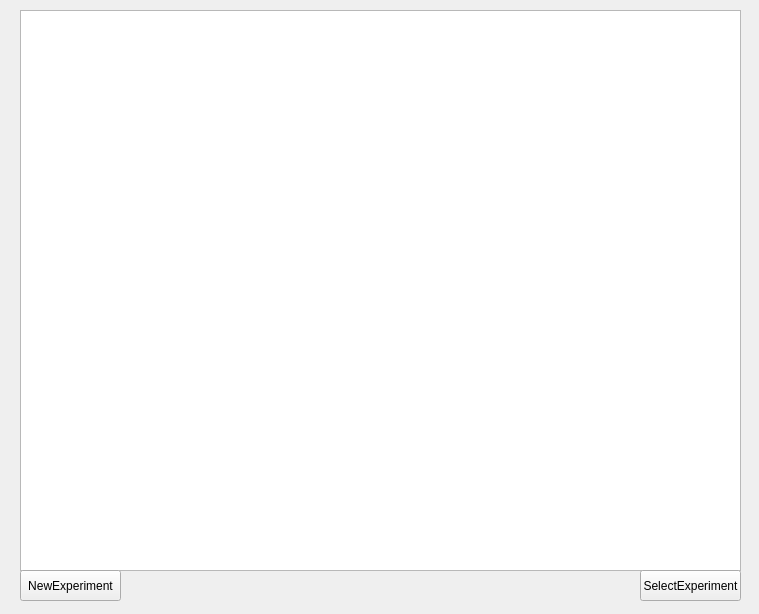
<?xml version="1.0" encoding="UTF-8"?>
<ui version="4.0">
 <class>Form</class>
 <widget class="QWidget" name="Form">
  <property name="geometry">
   <rect>
    <x>0</x>
    <y>0</y>
    <width>759</width>
    <height>614</height>
   </rect>
  </property>
  <property name="windowTitle">
   <string>Form</string>
  </property>
  <widget class="QTableView" name="theTableView">
   <property name="geometry">
    <rect>
     <x>20</x>
     <y>10</y>
     <width>721</width>
     <height>561</height>
    </rect>
   </property>
  </widget>
  <widget class="QPushButton" name="select_button">
   <property name="geometry">
    <rect>
     <x>640</x>
     <y>570</y>
     <width>101</width>
     <height>31</height>
    </rect>
   </property>
   <property name="text">
    <string>SelectExperiment</string>
   </property>
  </widget>
  <widget class="QPushButton" name="new_button">
   <property name="geometry">
    <rect>
     <x>20</x>
     <y>570</y>
     <width>101</width>
     <height>31</height>
    </rect>
   </property>
   <property name="text">
    <string>NewExperiment</string>
   </property>
  </widget>
 </widget>
 <resources/>
 <connections/>
</ui>
